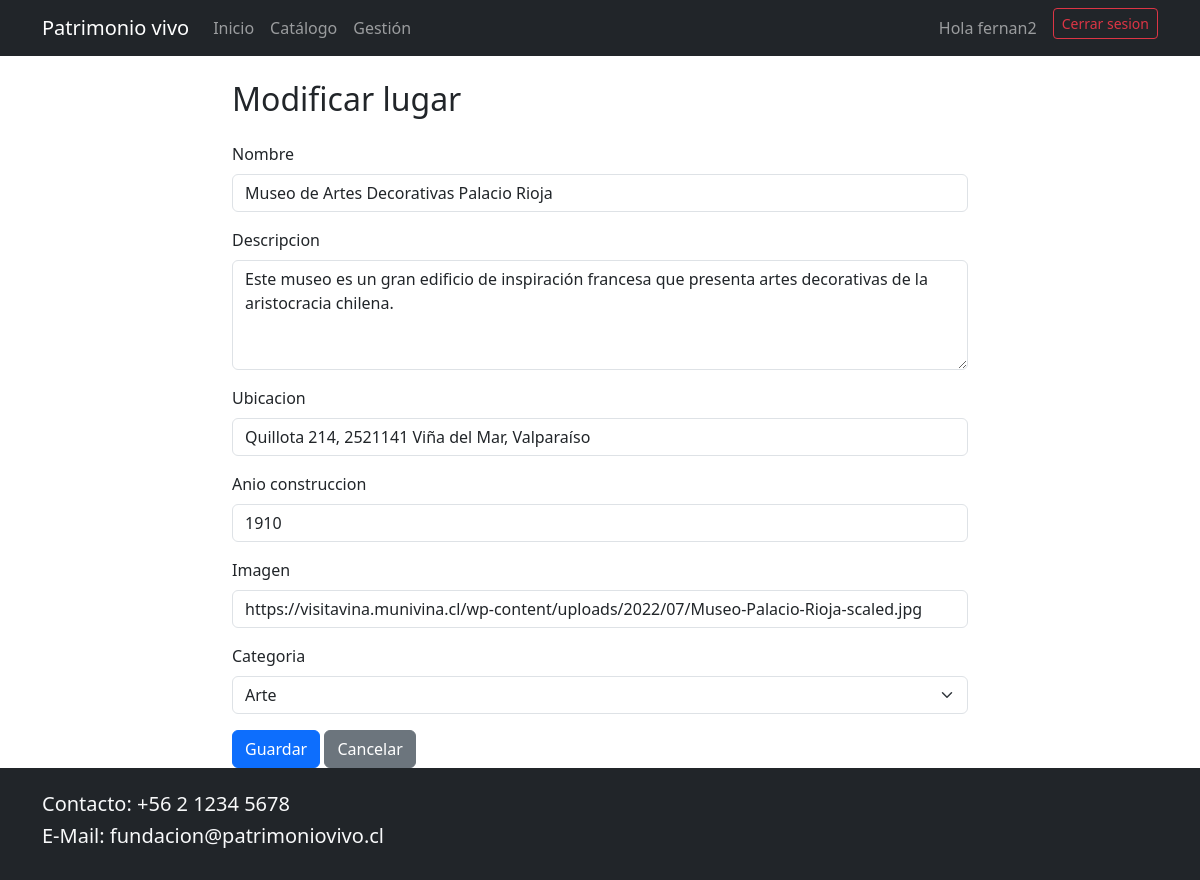
/gestion/editar/1/ (signed in), run on the app's committed database.
### fundacionPatrimonio/models.py (models this page shows, shortened)
class LugarPatrimonial(models.Model):
    nombre=models.CharField(max_length=150)
    descripcion=models.TextField()
    ubicacion=models.CharField(max_length=150)
    anio_construccion=models.IntegerField()
    imagen=models.URLField(max_length=500)
    categoria=models.ForeignKey(Categoria, on_delete=models.CASCADE)

### fundacionPatrimonio/views.py (the view)
# urls.py: path('gestion/editar/<int:id>/', views.editar_lugar, name='editar'),
@login_required
@permission_required('fundacionPatrimonio.change_lugarpatrimonial', raise_exception=True)
def editar_lugar(request, id):
    lugar = get_object_or_404(LugarPatrimonial, id=id)
    form = LugarForm(request.POST or None, instance=lugar)
    if form.is_valid():
        form.save()
        return redirect('gestion')
    return render(request, 'catalogo/form_lugar.html', {'form': form, 'titulo': 'Modificar lugar'})

### fundacionPatrimonio/forms.py
class LugarForm(forms.ModelForm):
    class Meta:
        model=LugarPatrimonial
        fields = ['nombre', 'descripcion', 'ubicacion', 'anio_construccion', 'imagen', 'categoria']
        widgets = {
            'nombre': forms.TextInput(attrs={'class': 'form-control'}),
            'descripcion': forms.Textarea(attrs={'class': 'form-control', 'rows': 4}),
            'ubicacion': forms.TextInput(attrs={'class': 'form-control'}),
            'anio_construccion': forms.NumberInput(attrs={'class': 'form-control'}),
            'imagen': forms.URLInput(attrs={'class': 'form-control'}),
            'categoria': forms.Select(attrs={'class': 'form-select'}),
        }

### fundacionPatrimonio/models.py (called while the page is built)
    def __str__(self):
        return self.nombre

### fundacionPatrimonio/templates/catalogo/form_lugar.html (shortened to what this page needs)
{% extends 'catalogo/base.html' %}
{% block content %}
<div class="row justify-content-center">
    <div class="col-md-8">
        <h2 class="mb-4">{{ titulo }}</h2>
        <form method="post">
            {% for field in form %}
                <div class="mb-3">
                    <label for="{{ field.id_for_label }}" class="form-label">{{ field.label }}</label>
                    {{ field }}
                </div>
            {% endfor %}
            <button type="submit" class="btn btn-primary">Guardar</button>
            <a href="{% url 'gestion' %}" class="btn btn-secondary">Cancelar</a>
        </form>
    </div>
</div>
{% endblock %}

### fundacionPatrimonio/templates/catalogo/base.html (shortened to what this page needs)
{% load static %}
<!DOCTYPE html>
<html lang="en">
<head>
    <link href="{% static 'fundacion/css/bootstrap.min.css' %}" rel="stylesheet">
    <link href="{% static 'fundacion/css/estilos.css' %}" rel="stylesheet">
</head>
<body class="d-flex flex-column min-vh-100">
    <nav class="navbar navbar-expand-lg navbar-dark bg-dark">
        <div class="container">
            <a class="navbar-brand" href="{% url 'index' %}">Patrimonio vivo</a>
            <div class="collapse navbar-collapse" id="menu">
                <ul class="navbar-nav me-auto">
                    <li class="nav-item"><a class="nav-link" href="{% url 'index' %}">Inicio</a></li>
                    <li class="nav-item"><a class="nav-link" href="{% url 'catalogo' %}">Catálogo</a></li>
                    {% if user.is_authenticated %}
                    <li class="nav-item"><a class="nav-link" href="{% url 'gestion' %}">Gestión</a></li>
                    {% endif %}
                </ul>
                <div class="ms-auto d-flex">
                    {% if user.is_authenticated %}
                        <span class="navbar-text me-3">Hola {{user.username}}</span>
                        <form action="{% url 'logout' %}" method="post">
                            <button type="submit" class="btn btn-outline-danger btn-sm">Cerrar sesion</button>
                        </form>
                    {% else %}
                        <a href="{% url 'login' %}" class="btn btn-outline-success btn-sm">Iniciar Sesion</a>
                    {% endif %}
                </div>
            </div>
        </div>
    </nav>
    <main class="container mt-4">
        {% block content %}
        {% endblock %}
    </main>
    <footer class="bg-dark text-start py-4  mt-auto">
        <div class="container text-light">
          <h5>Contacto: +56 2 1234 5678</h5>
          <h5>E-Mail: fundacion@patrimoniovivo.cl</h5>
        </div>
    </footer>
</body>
</html>

### data on the page
LugarPatrimonial: form "Museo de Artes Decorativas Palacio Rioja" "Este museo es un gran edificio de inspiración francesa que presenta artes decorativas de la aristocracia chilena." "Quillota 214, 2521141 Viña del Mar, Valparaíso" "1910" "https://visitavina.munivina.cl/wp-content/uploads/2022/07/Museo-Palacio-Rioja-scaled.jpg" "Arte"

### other printed values
{{ user.username }} "fernan2"
{{ titulo }} "Modificar lugar"
{{ field.label }} "Nombre" "Descripcion" "Ubicacion" "Anio construccion" "Imagen" "Categoria"
